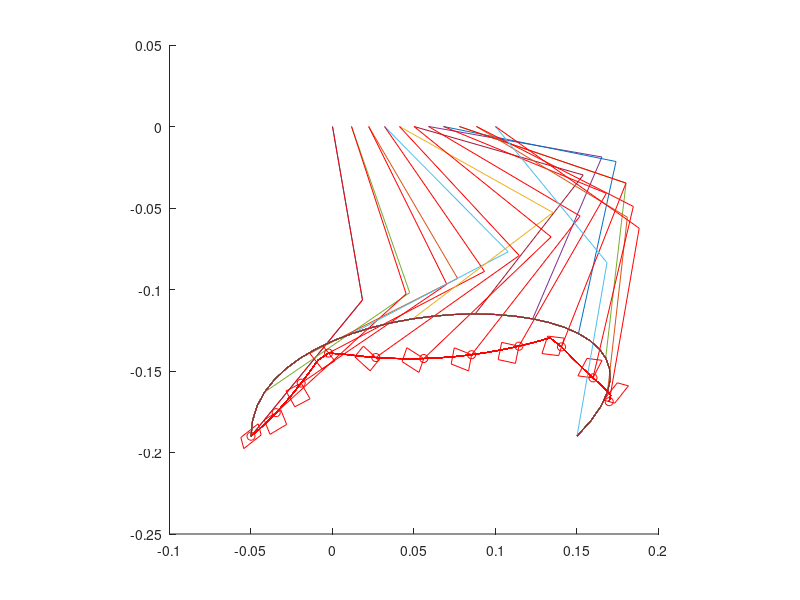

This figure's MATLAB source:
clear;
clf;

%parameter
height = 0.19 % (m)
stroke = 0.20 % (m)
motor_velocity = 4.81 % (rad/s) 46rpm
l1 = 0.108 % (m) length of link
l2 = 0.108
ratio = 0.05; % display
P = [0, 0; 0, 0.1; 0.3, 0.1; stroke, 0.0];
period = 0.30 % (s)
cog = 0.3 % (m) center of gravity

%parameter low
%stroke = 0.10 % (m)
%P = [0, 0; 0, 0.06; 0.17, 0.06; stroke, 0.0];

function [t1, t2] = inverse_kinematics(x, y, l1, l2)
  l = sqrt(x^2+y^2);
  t1 = t2 = 0;
  if (l <= (l1+l2))
    t1 = atan2(y,x) + acos((l1^2+l^2-l2^2)/(2*l2*l));
    t2 = pi + acos((l1^2+l2^2-l^2)/(2*l1*l2)) + t1;
  endif
endfunction

function [x, y] = bezier(P, t)
  B =[(1-t)^3, 3*t*(1-t)^2, 3*t^2*(1-t), t^3];
  X = B * P;
  x = X(1);
  y = X(2);
endfunction

function [xd, yd] = bezier_d(P, t)
  Bd =[-3*(1-t)^2, 3*(1-t)^2-6*t*(1-t), 6*t*(1-t)-3*t^2, 3*t^2];
  Xd = Bd * P;
  xd = Xd(1);
  yd = Xd(2);
endfunction

xr = -stroke/4;
yr = -height;
[t1r, t2r] = inverse_kinematics(xr, yr, l1, l2);

i = 0;
dt = 0.01;
g = 9.8;
Tc = sqrt(cog/g)
x0 = -stroke/4;
v0 = stroke/4*(cosh(period/Tc)+1)/(Tc*sinh(period/Tc))

for t = 0.0: dt/period: period/period
  [xt, yt] = bezier(P, t);
  x = xt - stroke/4;
  y = yt - height;

  sup_leg_pos = x0 * cosh(t * period / Tc) + Tc * v0 * sinh(t * period / Tc) - x0
  [t1, t2] = inverse_kinematics(x - sup_leg_pos, y, l1, l2);
  t1r = t1r + max([min([t1 - t1r, motor_velocity * dt]), -motor_velocity * dt]);
  w1r = -max([min([(t1 - t1r) / dt, motor_velocity]), -motor_velocity])/motor_velocity;
  t2r = t2r + max([min([t2 - t2r, motor_velocity * dt]), -motor_velocity * dt]);
  w2r = -max([min([(t2 - t2r) / dt, motor_velocity]), -motor_velocity])/motor_velocity;
  tor = [w1r-1 w1r-1 w1r+1 w1r+1 w1r-1; w2r-1 w2r+1 w2r+1 w2r-1 w2r-1];

  if (t1 != 0 || t2 != 0)
    i = i + 1;
    x1 = l1 * cos(t1);
    y1 = l1 * sin(t1);
    x2 = l1 * cos(t2) + x1;
    y2 = l1 * sin(t2) + y1;
    arm_x(i,:) = [sup_leg_pos x1 + sup_leg_pos x2 + sup_leg_pos];
    arm_y(i,:) = [0 y1 y2];
    xdp(i) = x2 + sup_leg_pos;
    ydp(i) = y2;
    x1r = l1 * cos(t1r);
    y1r = l1 * sin(t1r);
    x2r = l2 * cos(t2r) + x1r;
    y2r = l2 * sin(t2r) + y1r;
    arm_xr(i,:) = [sup_leg_pos x1r+sup_leg_pos x2r+sup_leg_pos];
    arm_yr(i,:) = [0 y1r y2r];
    xdpr(i) = x2r + sup_leg_pos;
    ydpr(i) = y2r;
    jaco = [-l1*sin(t1) -l2*sin(t2); l1*cos(t1) l2*cos(t2)];
	m = jaco' * tor;
	mx(i,:) = m(1,:) * ratio + x2r + sup_leg_pos;
	my(i,:) = m(2,:) * ratio + y2r;
    px(i) = x2r + sup_leg_pos;
    py(i) = y2r;
  endif
endfor

hold on;
axis([-0.10,0.20,-0.25,0.05],"square");
for n = 1:i
  if (mod(n - 1, 3) == 0)
    plot(arm_x(n,:), arm_y(n,:));
    plot(arm_xr(n,:), arm_yr(n,:), "r");
    plot(mx(n,:), my(n,:), "r");
    plot(px(n), py(n), ".or");
  endif
  plot(xdp, ydp);
  plot(xdpr, ydpr, "r");
end
hold off;

